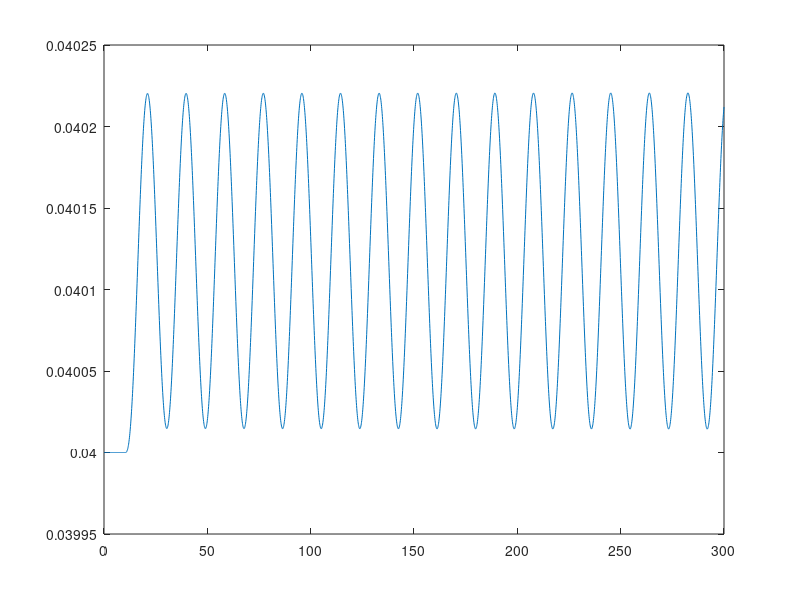

Here is the MATLAB script that generated this plot:
V = 34.3; %m3
k = 0.28; %m3/min
%design conditions
vas = 0.5;
qb = 6.72; %m3/min
xa = 1;
xb = 0.02;
%set point
x3s=0.04;
%Vary Kc
Kc = 187.2;
%%
%Euler
h=0.1;
t=0;
tf=3000;
x = zeros(3,1);
x(:,1) = 0.04; %start in steady state
T = zeros(tf,2);
for i = 1:tf+1 
    if i<=(10/h)+1  %step change after 10 min
        xb = 0.02;
    else
        xb = 0.021;
    end
    va = vas+Kc*(x3s-x(3)); %0<=va<=1
    if va>1
        va = 1;
    else if va<0
            va = 0;
        end
    end
    qa = k*va;
    %dynamical mass balances
    f1 = (qa*xa+qb*xb-(qa+qb)*x(1))/V;
    f2 = ((qa+qb)*(x(1)-x(2)))/V;
    f3 = ((qa+qb)*(x(2)-x(3)))/V;
    f = [f1;f2;f3];
    %log each value in table T
    T(i,1) = t;
    T(i,2) = x(3);
    %next iteration
    x = x+h*f;
    t = t+h;
end
%%
t = T(:,1);
x3 = T(:,2);
plot(t,x3) %only asks for x3
axis([0,tf*h,0.03995,0.04025])
%%
%Ziegler-Nichols controller settings
Ku = Kc;
Pu = 18.7; 
%P controller
KcPzn = Ku/2;
%PI controller
KcPIzn = Ku/2.2;
tauIzn = Pu/1.2;